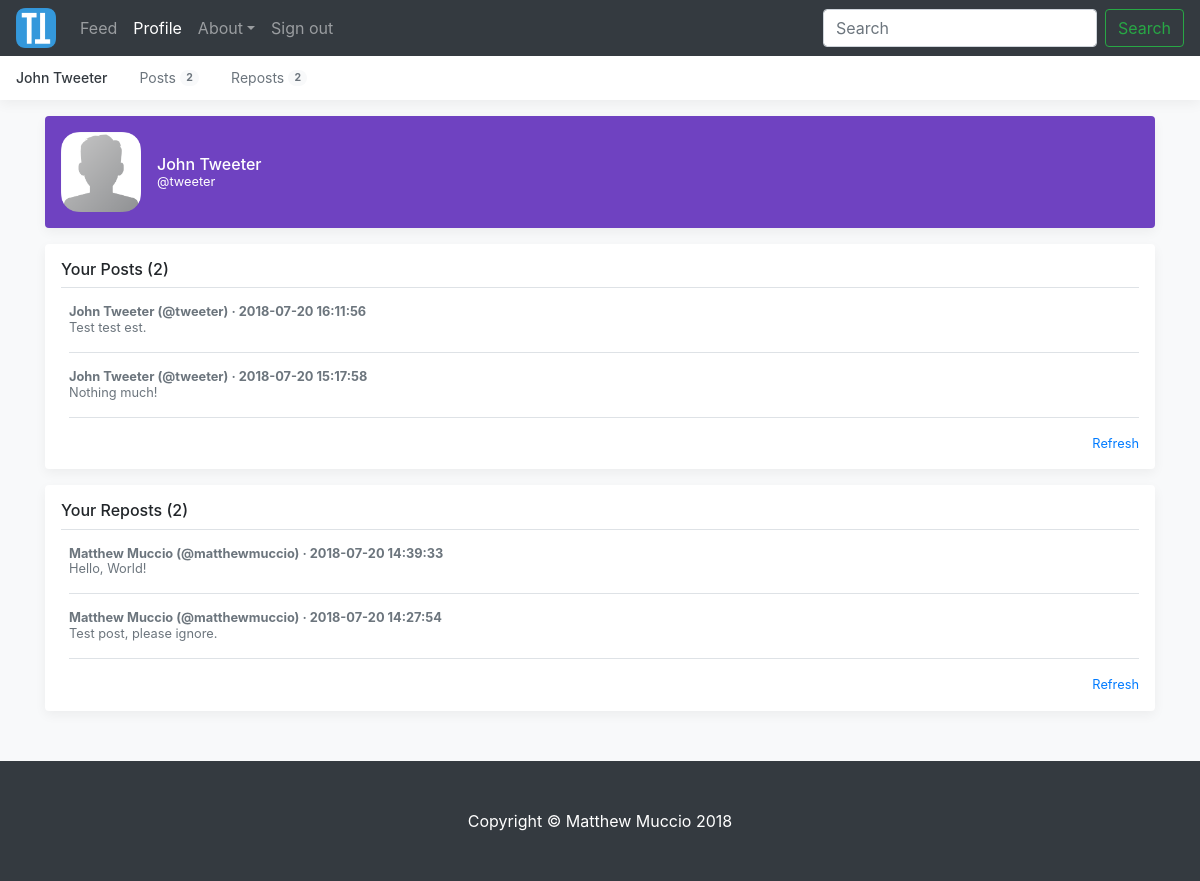
Screenshot of /profile/ (signed in) with the database file from the repository.
### tables this page shows
CREATE TABLE posts(
		id INTEGER PRIMARY KEY AUTOINCREMENT,
		author_username VARCHAR(20) NOT NULL,
		author_first_name VARCHAR(50) NOT NULL,
		author_last_name VARCHAR(50) NOT NULL,
		content VARCHAR(280) NOT NULL,
		post_time DATETIME NOT NULL,
		FOREIGN KEY(author_username) REFERENCES users(username),
		FOREIGN KEY(author_first_name) REFERENCES users(first_name),
		FOREIGN KEY(author_last_name) REFERENCES users(last_name)
	);

### run/core/controllers/profile.py (the view)
@controller.route("/", methods=["GET"])
def show_profile():
    if "username" in session:
        return render_template("profile.html", \
                                username=session["username"], \
                                first_name=session["first_name"], \
                                last_name=session["last_name"], \
                                num_posts=model.get_num_posts(session["username"]), \
								num_reposts=model.get_num_reposts(session["username"]), \
                                posts=model.get_posts(session["username"]), \
                                reposts=model.get_reposts(session["username"]), \
                                title="Profile")
    else:
        return redirect(url_for("main.show_main"))

### run/core/models/mapper.py (called while the page is built)
def get_num_posts(username):
	connection = sqlite3.connect("master.db", check_same_thread=False)
	cursor = connection.cursor()
	cursor.execute("SELECT num_posts FROM users WHERE username=?", (username,))
	try:
		result = cursor.fetchall()[0][0]
	except IndexError:
		result = None
	cursor.close()
	connection.close()
	return result

def get_num_reposts(username):
	connection = sqlite3.connect("master.db", check_same_thread=False)
	cursor = connection.cursor()
	cursor.execute("SELECT num_reposts FROM users WHERE username=?", (username,))
	try:
		result = cursor.fetchall()[0][0]
	except IndexError:
		result = None
	cursor.close()
	connection.close()
	return result

def get_posts(username):
	connection = sqlite3.connect("master.db", check_same_thread=False)
	cursor = connection.cursor()
	cursor.execute("SELECT id, content, post_time FROM posts WHERE author_username=? ORDER BY post_time DESC", (username,))
	try:
		result = cursor.fetchall()
		posts = {}
		for r in result:
			posts[r[0]] = [r[1], r[2]]
		all_posts = collections.OrderedDict(sorted(posts.items(), reverse=True))
	except (TypeError, IndexError):
		return None
	cursor.close()
	connection.close()
	return all_posts

def get_post(post_id):
	connection = sqlite3.connect("master.db", check_same_thread=False)
	cursor = connection.cursor()
	cursor.execute("SELECT id, author_username, author_first_name, author_last_name, content, post_time FROM posts WHERE id=? ORDER BY post_time DESC", (post_id,))
	try:
		result = cursor.fetchall()
		for r in result:
			post = [r[1], r[2], r[3], r[4], r[5]]
	except (TypeError, IndexError):
		return None
	cursor.close()
	connection.close()
	return post

def get_reposts(username):
	connection = sqlite3.connect("master.db", check_same_thread=False)
	cursor = connection.cursor()
	cursor.execute("SELECT post_id FROM reposts WHERE reposter_username=?", (username,))
	try:
		post_ids = cursor.fetchall()
		post_ids_list = [i[0] for i in post_ids]
		reposts = {}
		for post_id in post_ids_list:
			reposts[post_id] = get_post(post_id)
		all_reposts = collections.OrderedDict(sorted(reposts.items(), reverse=True))
	except (TypeError, IndexError):
		return None
	cursor.close()
	connection.close()
	return all_reposts

### run/core/models/model.py (called while the page is built)
def get_num_posts(username):
	return mapper.get_num_posts(username)

def get_num_reposts(username):
	return mapper.get_num_reposts(username)

def get_posts(username):
	return mapper.get_posts(username)

def get_reposts(username):
	return mapper.get_reposts(username)

### run/core/templates/profile.html (shortened to what this page needs)
{% extends "base.html" %}
{% block content %}
    <main role="main" class="container">
        <div class="d-flex align-items-center p-3 my-3 text-white-50 bg-purple rounded box-shadow">
            <img class="mr-3" src="{{ url_for('static', filename='default-profile-pic.png') }}" alt="" width="80" height="80">
            <div class="lh-100">
                <h6 class="mb-0 text-white lh-100"><a href="{{ url_for('profile.show_profile') }}" class="no-link">{{ first_name }} {{ last_name }}</a></h6>
                <small class="mb-0 text-white lh-100">@<a href="{{ url_for('profile.show_profile') }}" class="no-link">{{ username }}</a></small>
            </div>
        </div>
        <div class="my-3 p-3 bg-white rounded box-shadow">
            <h6 class="border-bottom border-gray pb-2 mb-0">Your Posts ({{num_posts}})</h6>
            {% if posts %}
            {% for post_id, post_info in posts.items() %}
            <div class="media text-muted pt-3">
                <p class="media-body pb-3 mb-0 small lh-125 border-bottom border-gray">
                <strong class="d-block text-gray-dark">{{ first_name }} {{ last_name }} (@{{ username }}) · {{ post_info[1] }}</strong>
                    {{ post_info[0] }}
                </p>
            </div>
            {% endfor %}
            {% endif %}
            <small class="d-block text-right mt-3">
                <a href="">Refresh</a>
            </small>
        </div>
        <div class="my-3 p-3 bg-white rounded box-shadow">
            <h6 class="border-bottom border-gray pb-2 mb-0">Your Reposts ({{ num_reposts }})</h6>
            {% if reposts %}
            {% for post_id, post_info in reposts.items() %}
            <div class="media text-muted pt-3">
                <p class="media-body pb-3 mb-0 small lh-125 border-bottom border-gray">
                <strong class="d-block text-gray-dark">{{ post_info[1] }} {{ post_info[2] }} (@{{ post_info[0] }}) · {{ post_info[4] }}</strong>
                    {{ post_info[3] }}
                </p>
            </div>
            {% endfor %}
            {% endif %}
            <small class="d-block text-right mt-3">
                <a href="">Refresh</a>
            </small>
        </div>
    </main>
{% endblock %}

### run/core/static/base-styles.css (style rules this page uses)
html, body { overflow-x: hidden; height: 100%; }
body { padding-top: 56px; }
.text-white-50 { color: rgba(255, 255, 255, .5); }
.bg-purple { background-color: #6f42c1; }
.border-bottom { border-bottom: 1px solid #e5e5e5; }
.box-shadow { box-shadow: 0 .25rem .75rem rgba(0, 0, 0, .05); }
.lh-100 { line-height: 1; }
.lh-125 { line-height: 1.25; }
.no-link { color: white; }

### rows the page displays
posts: post_time "2018-07-20 16:11:56", content "Test test est."
posts: post_time "2018-07-20 15:17:58", content "Nothing much!"
posts: author_first_name "Matthew", author_last_name "Muccio", author_username "matthewmuccio", post_time "2018-07-20 14:39:33", content "Hello, World!"
posts: author_first_name "Matthew", author_last_name "Muccio", author_username "matthewmuccio", post_time "2018-07-20 14:27:54", content "Test post, please ignore."

### other values shown
{{ first_name }} "John"
{{ last_name }} "Tweeter"
{{ num_posts }} "2"
{{ num_reposts }} "2"
{{ username }} "tweeter"
{{ first_name }} "John" "John"
{{ last_name }} "Tweeter" "Tweeter"
{{ username }} "tweeter" "tweeter"
